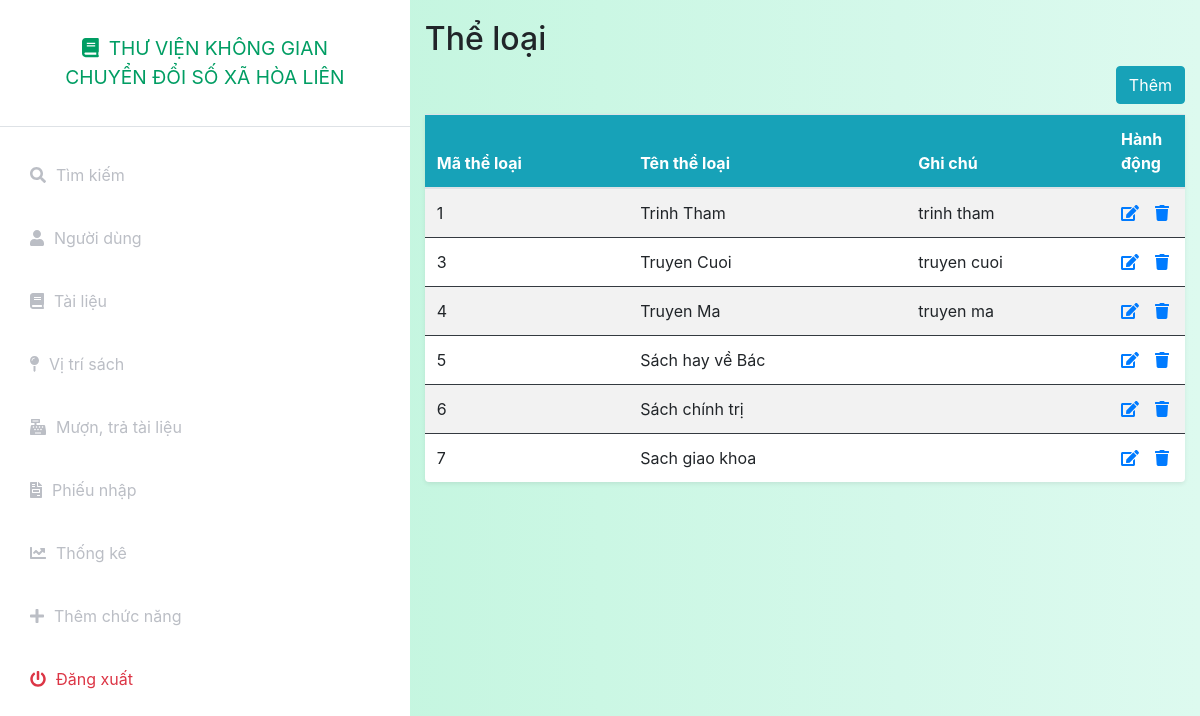
Screenshot of /index.php?controller=category&action=index (signed in) with the database file from the repository.
### tables this page shows
CREATE TABLE `theloai` (
  `MaTheLoai` int(11) NOT NULL,
  `TenTheLoai` text NOT NULL,
  `GhiChu` text NOT NULL,
  `status` int(11) NOT NULL DEFAULT 1
);

### index.php (called while the page is built, shortened)
<?php
include_once('models/Auth.php');
$action = isset($_GET['action']) ? $_GET['action'] : 'index';
$object = new $classController();
$object->$action();
?>

### config.php (called while the page is built, shortened)
<?php
function getalldata($query)
{
    global $connect;
    $result=mysqli_query($connect,$query);
    if(mysqli_num_rows($result)>0)
        return mysqli_fetch_all($result,MYSQLI_ASSOC);
    else
        return false;
}
function getonedata($query)
{
    global $connect;
    $result=mysqli_query($connect,$query);
    if($result&&mysqli_num_rows($result)==1)
        return mysqli_fetch_assoc($result);
    else
        return false;
}
?>

### models/User.php (called while the page is built, shortened)
<?php
include_once('./config.php');
class User
{
    public static function show($idoruser)
    {
        $query = "select * from nguoidung where id = '$idoruser' or Username = '$idoruser'";
        $data = getonedata($query);
        return $data;
    }
}

### models/Auth.php (called while the page is built, shortened)
<?php
include_once('./config.php');
include_once('User.php');
class Auth
{
    private static $ChucDanh = null;
    public static function isAdmin()
    {
        if(self::isLogin())
        {
            if (self::$ChucDanh == 'admin')
                return true;
            else
                return false;
        }
        else
        {
            return false;
        }
    }
    public static function isLogin()
    {
        if (isset($_SESSION['token']) && isset($_SESSION['Username'])) {
            $data = User::show($_SESSION['Username']);
            if($data)
            {
                if($data['token'] == $_SESSION['token'])
                {
                    self::$ChucDanh = $data['ChucDanh'];
                    return true;
                }
            }
            else
            {
                return false;
            }
        } else
            return false;
    }
}

### models/Category.php (called while the page is built, shortened)
<?php
include_once('./config.php');
class Category
{
    public static function index()
    {
        $query = "select * from theloai  where status = '1'";
        $data = getalldata($query);
        return $data;
    }
}

### views/category/index.php (the view)
<?php include_once('././assets/layouts/header.php'); ?>
<?php include_once('././assets/layouts/siderbar.php'); ?>
<div class="container-fluid" style="padding-top:20px">
    <h2>Thể loại</h2>
    <table class="table table-striped bg-white rounded shadow-sm  table-hover">
        <div class="d-grid gap-2 d-md-flex justify-content-md-end">
            <a name="" id="" class="btn btn-info" href="index.php?controller=category&action=add" role="button" style="margin-bottom:10px">Thêm</a>
        </div>
        <thead class="bg-info text-white">
            <tr class="border-dark">
                <th>Mã thể loại</th>
                <th>Tên thể loại</th>
                <th>Ghi chú</th>
                <th style="width: 10%;">Hành động</th>
            </tr>
        </thead>
        <tbody>
            <?php
            if (isset($data) && is_array($data)) {
                foreach ($data as $document) {
                    if ($document['status'] == 1) {
                        echo "<tr>";
                        echo "<td class=\"border-dark\" scope=\"row\">" . $document['MaTheLoai'] . "</td>";
                        echo "<td class=\"border-dark\" scope=\"row\">" . $document['TenTheLoai'] . "</td>";
                        echo "<td class=\"border-dark\">" . $document['GhiChu'] . "</td>";
                        echo '<td class="border-dark">';
                        echo '<a href="index.php?controller=category&action=edit&MaTheLoai=' . $document['MaTheLoai'] . '"><i class="fas fa-edit"></i></a>';
                        echo '<a class="ml-3" onclick="return confirm(\'Bạn có muốn xóa ?\')" href="index.php?controller=category&action=delete&MaTheLoai=' . $document['MaTheLoai'] . '"><i class="fas fa-trash"></i></a>';
                        echo "</tr>";
                    }
                }
            }
            ?>
    </table>
</div>
<?php include_once('././assets/layouts/footer.php'); ?>

### assets/css/styles.css (style rules this page uses)
:root { --main-bg-color: #009d63; --main-text-color: #009d63; --second-text-color: #bbbec5; --second-bg-color: #c1efde; }

### rows the page displays
theloai: MaTheLoai "1", TenTheLoai "Trinh Tham", GhiChu "trinh tham"
theloai: MaTheLoai "3", TenTheLoai "Truyen Cuoi", GhiChu "truyen cuoi"
theloai: MaTheLoai "4", TenTheLoai "Truyen Ma", GhiChu "truyen ma"
theloai: MaTheLoai "5", TenTheLoai "Sách hay về Bác"
theloai: MaTheLoai "6", TenTheLoai "Sách chính trị"
theloai: MaTheLoai "7", TenTheLoai "Sach giao khoa"
